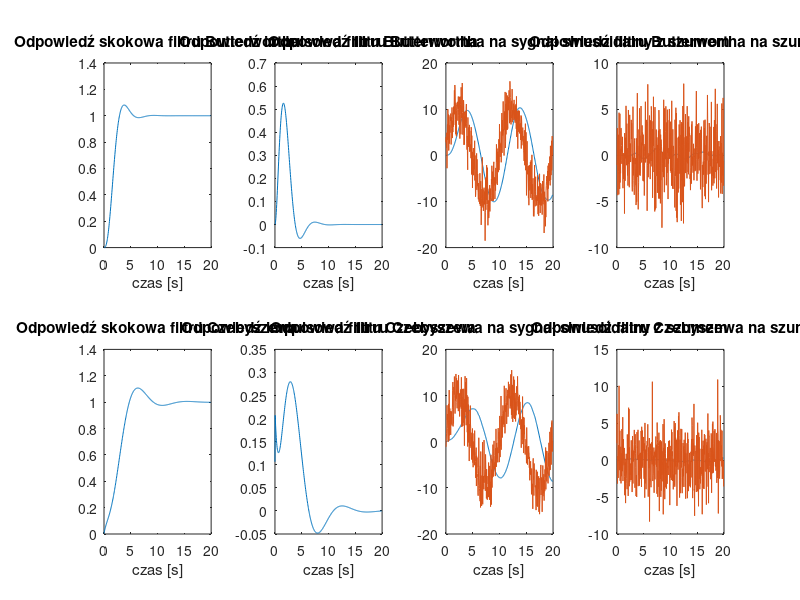

The MATLAB source for this figure:
%%%%%% plik implementacjaFiltrow.m %%%%%%
clc
clear all
 
%%%%%%%%%%%%%%%%%%%%%%%%%%%%%%%
%%%%%% DANE DO SYMULACJI %%%%%%
%%%%%%%%%%%%%%%%%%%%%%%%%%%%%%%
 
Tk = 20 %s - czas końcowy symulacji
fp = 24.6 %Hz - częstotliwość próbkowania filtru cyfrowego
Tp = 1/fp %s - okres próbkowania filtru cyfrowego
N = Tk/Tp + 3 % ilość próbek jako iloraz czasu symulacji i czasu próbkowania
 
% warunki początkowe
T = [-3*Tp:Tp:Tk];
 
Y_butt_skok(1) = 0; % przypisywanie warunkow poczatkowych odpowiedzi (w czasie ujemnym)
Y_butt_skok(2) = 0;
Y_butt_skok(3) = 0;
Y_butt_skok(4) = 0;
 
Y_butt_imp     = Y_butt_skok; % przypisywanie tych samych warunkow poczatkowych do wektorow wartosci odpowiedzi na inne wymuszenia
Y_butt_syg1    = Y_butt_skok;
Y_butt_syg2    = Y_butt_skok;
Y_czeby_skok   = Y_butt_skok;
Y_czeby_imp    = Y_butt_skok;
Y_czeby_syg1   = Y_butt_skok;
Y_czeby_syg2   = Y_butt_skok;
 
 
%%%%%%%%%%%%%%%%%%%%%%%%%%%%%%%%%%%%%%%%%%%
%%%%%% OBLICZANIE ODPOWIEDZI FILTROW %%%%%%
%%%%%%%%%%%%%%%%%%%%%%%%%%%%%%%%%%%%%%%%%%%
 
% buterworth
 
% butterworth - odpowiedz skokowa
X = [1 0 0 0]; % wymuszenie jednostkowe przez cały czas trwania (poczatkowe próbki objęte wektorem X to [0 -1Tp -2Tp -3Tp])
for n = 4:N
	Y_butt_skok(n) =  1.75099E-05*X(1) + 5.25298E-05*X(2) + 5.25298E-05*X(3) + 1.75099E-05*X(4) - ( -2.894321211*Y_butt_skok(n-1) +2.79415278*Y_butt_skok(n-2) - 0.89969149*Y_butt_skok(n-3));
	X(2:4) = X(1:3); X(1) = 1; % przesuniecie probek
end
 
% butterworth - odpowiedz impulsowa
X = [1/Tp 0 0 0]; %warunki poczatkowe wymuszenia impulsowego (poczatkowe próbki objęte wektorem X to [0 -1Tp -2Tp -3Tp])
for n = 4:N
	Y_butt_imp(n) =  1.75099E-05*X(1) + 5.25298E-05*X(2) + 5.25298E-05*X(3) + 1.75099E-05*X(4) - ( -2.894321211*Y_butt_imp(n-1) +2.79415278*Y_butt_imp(n-2) - 0.89969149*Y_butt_imp(n-3) );
	X(2:4) = X(1:3); X(1) = 0; % przesuniecie probek
end
 
% butterworth - odpowiedz na sygnal testowy - sinus + szum
Asygnalu = 10; fsygnalu = 0.1; Aszumu = 3;
Xsb1 = [0 0 0 0];
for n = 4:N
	Xsb1(n) = Asygnalu * sin(n*Tp*2*pi()*fsygnalu) + Aszumu*randn;
end
for n = 4:N
	Y_butt_syg1(n) =  1.75099E-05*Xsb1(n) + 5.25298E-05*Xsb1(n-1) + 5.25298E-05*Xsb1(n-2) + 1.75099E-05*Xsb1(n-3) - (-2.894321211*Y_butt_syg1(n-1) + 2.79415278*Y_butt_syg1(n-2) - 0.89969149*Y_butt_syg1(n-3) );
	X(2:4) = X(1:3); X(1) = 0; % przesuniecie probek
end
 
% butterworth - odpowiedz na sygnal testowy - tylko szum
Asygnalu = 0; fsygnalu = 0.1; Aszumu = 3;
Xsb2 = [0 0 0 0];
for n = 4:N
	Xsb2(n) = Asygnalu * sin(n*Tp*2*pi()*fsygnalu) + Aszumu*randn;
end
for n = 4:N
	Y_butt_syg2(n) =  1.75099E-05*Xsb2(n) + 5.25298E-05*Xsb2(n-1) + 5.25298E-05*Xsb2(n-2) + 1.75099E-05*Xsb2(n-3) - (-2.894321211*Y_butt_syg2(n-1) + 2.79415278*Y_butt_syg2(n-2) - 0.89969149*Y_butt_syg2(n-3) );
	X(2:4) = X(1:3); X(1) = 0; % przesuniecie probek
end
 
% czebyszew
 
% czebyszew - odpowiedz skokowa
X = [1 0 0 0]; % wymuszenie jednostkowe przez cały czas trwania (poczatkowe próbki objęte wektorem X to [0 -1Tp -2Tp -3Tp])
for n = 4:N
	Y_czeby_skok(n) = 0.004334555*X(1) - 0.004318446*X(2) - 0.004318446*X(3) + 0.004334555*X(4) - ( -2.938193762*Y_czeby_skok(n-1) +2.878256774*Y_czeby_skok(n-2) - 0.940030795*Y_czeby_skok(n-3));
	X(2:4) = X(1:3); X(1) = 1; % przesuniecie probek
end
 
% czebyszew - odpowiedz impulsowa
X = [1/Tp 0 0 0]; %warunki poczatkowe wymuszenia impulsowego (poczatkowe próbki objęte wektorem X to [0 -1Tp -2Tp -3Tp])
for n = 4:N
	Y_czeby_imp(n) = 0.004334555*X(1) - 0.004318446*X(2) - 0.004318446*X(3) + 0.004334555*X(4) - ( -2.938193762*Y_czeby_imp(n-1) +2.878256774*Y_czeby_imp(n-2) - 0.940030795*Y_czeby_imp(n-3));
	X(2:4) = X(1:3); X(1) = 0; % przesuniecie probek
end
 
% czebyszew - odpowiedz na sygnal testowy - sinus + szum
Asygnalu = 10; fsygnalu = 0.1; Aszumu = 3;
Xsc1 = [0 0 0 0];
for n = 4:N
	Xsc1(n) = Asygnalu * sin(n*Tp*2*pi()*fsygnalu) + Aszumu*randn;
end
for n = 4:N
	Y_czeby_syg1(n) = 0.004334555*Xsc1(n) - 0.004318446*Xsc1(n-1) - 0.004318446*Xsc1(n-2) + 0.004334555*Xsc1(n-3) - (-2.938193762*Y_czeby_syg1(n-1) + 2.878256774*Y_czeby_syg1(n-2) - 0.940030795*Y_czeby_syg1(n-3));
	X(2:4) = X(1:3); X(1) = 0; % przesuniecie probek
end
 
% czebyszew - odpowiedz na sygnal testowy - tylko szum
Asygnalu = 0; fsygnalu = 0.1; Aszumu = 3;
Xsc2 = [0 0 0 0];
for n = 4:N
	Xsc2(n) = Asygnalu * sin(n*Tp*2*pi()*fsygnalu) + Aszumu*randn;
end
for n = 4:N
	Y_czeby_syg2(n) = 0.004334555*Xsc2(n) - 0.004318446*Xsc2(n-1) - 0.004318446*Xsc2(n-2) + 0.004334555*Xsc2(n-3) - (-2.938193762*Y_czeby_syg2(n-1) + 2.878256774*Y_czeby_syg2(n-2) - 0.940030795*Y_czeby_syg2(n-3));
	X(2:4) = X(1:3); X(1) = 0; % przesuniecie probek
end
 
 
%%%%%%%%%%%%%%%%%%%%%%%%%%%%%%%%%%%
%%%%%% WYSWIETLANIE WYKRESÓW %%%%%%
%%%%%%%%%%%%%%%%%%%%%%%%%%%%%%%%%%%
 
% przygotowywanie wektorów próbek do wyświetlenia
 
% odcinanie próbek z czasu ujemnego
Y_butt_skok  = Y_butt_skok(4:N-1);
Y_butt_imp   = Y_butt_imp(4:N-1);
Y_butt_syg1  = Y_butt_syg1(4:N-1);
Xsb1          = Xsb1(4:N-1);
Y_butt_syg2   = Y_butt_syg2(4:N-1);
Xsb2          = Xsb2(4:N-1);
 
Y_czeby_skok  = Y_czeby_skok(4:N-1);
Y_czeby_imp   = Y_czeby_imp(4:N-1);
Y_czeby_syg1  = Y_czeby_syg1(4:N-1);
Xsc1          = Xsc1(4:N-1);
Y_czeby_syg2  = Y_czeby_syg2(4:N-1);
Xsc2          = Xsc2(4:N-1);
 
 
T = T(4:N-1); % odcinanie czasu ujemnego
 
% wykresy
 
subplot(2,4,1)
plot(T, Y_butt_skok); title('Odpowiedź skokowa filtru Butterwortha');   xlabel('czas [s]');
subplot(2,4,2)
plot(T, Y_butt_imp);  title('Odpowiedź impulsowa filtru Butterwortha'); xlabel('czas [s]');
subplot(2,4,3)
plot(T, Y_butt_syg1, T, Xsb1); title('Odpowiedź filtru Butterwortha na sygnał sinusoidalny z szumem'); xlabel('czas [s]');
subplot(2,4,4)
plot(T, Y_butt_syg2, T, Xsb2); title('Odpowiedź filtru Butterwortha na szum'); xlabel('czas [s]');
 
subplot(2,4,5)
plot(T, Y_czeby_skok); title('Odpowiedź skokowa filtru Czebyszewa');   xlabel('czas [s]');
subplot(2,4,6)
plot(T, Y_czeby_imp); title('Odpowiedź impulsowa filtru Czebyszewa'); xlabel('czas [s]');
subplot(2,4,7)
plot(T, Y_czeby_syg1, T, Xsc1); title('Odpowiedź filtru Czebyszewa na sygnał sinusoidalny z szumem'); xlabel('czas [s]');
subplot(2,4,8)
plot(T, Y_czeby_syg2, T, Xsc2); title('Odpowiedź filtru Czebyszewa na szum'); xlabel('czas [s]');
